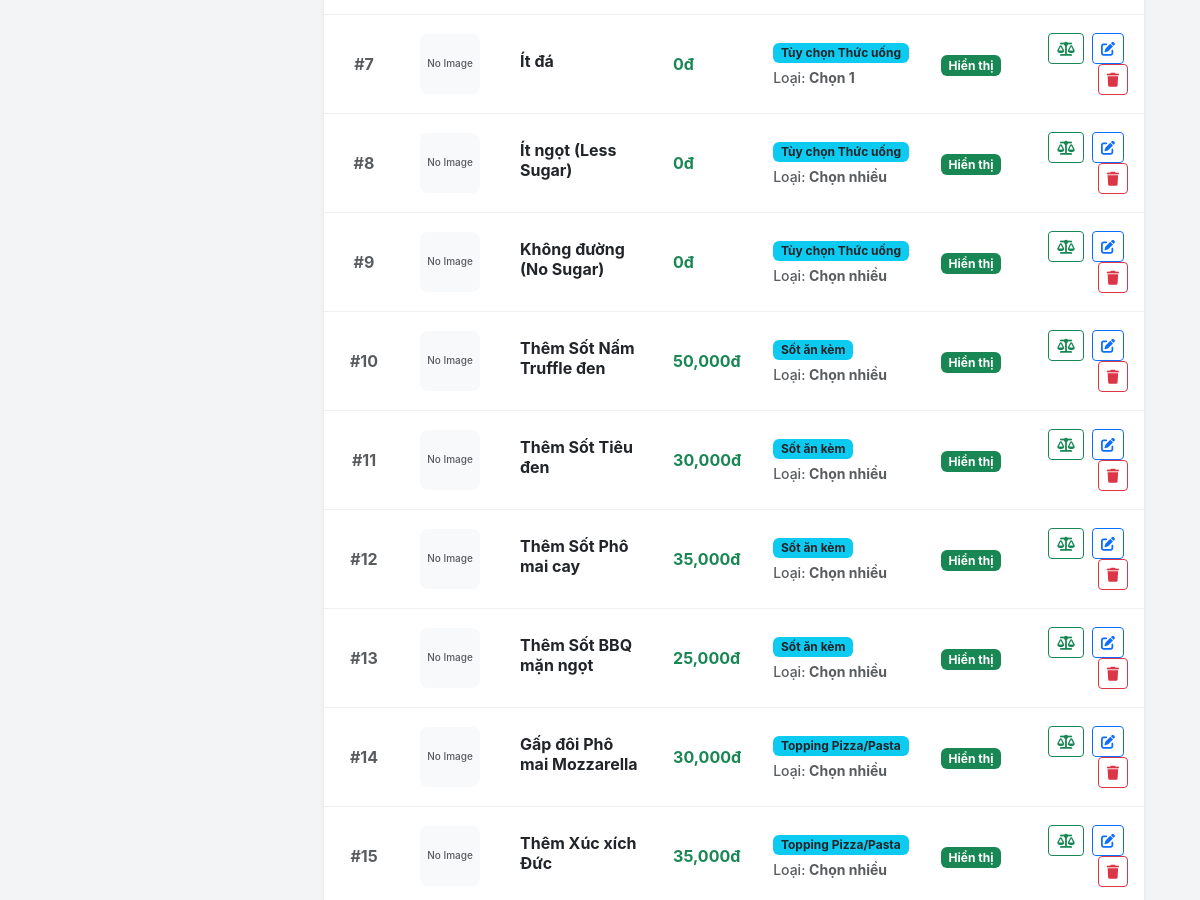
/admin/controllers/manage_toppings.php (signed in, middle part), run on an earlier commit of the app's database.
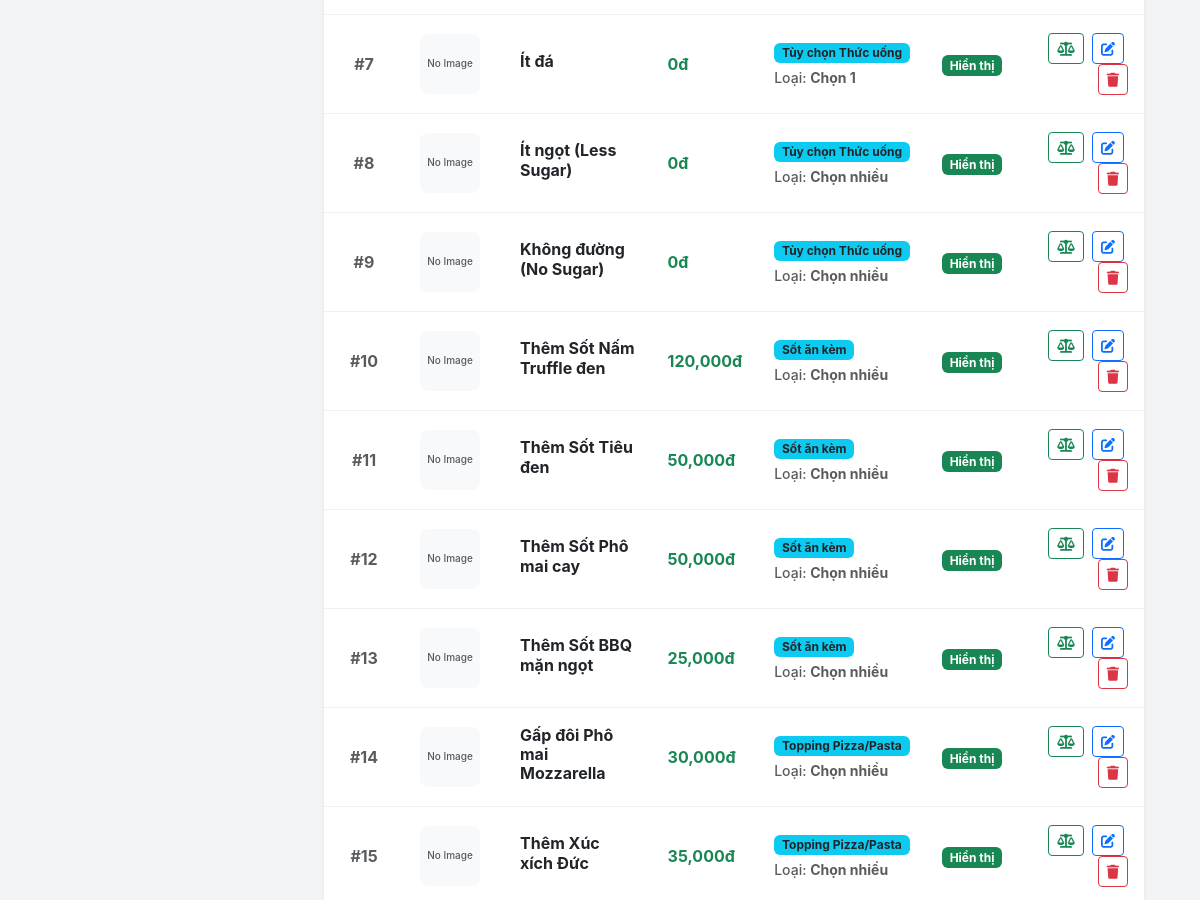
And on a later commit of the database.
### tables this page shows
CREATE TABLE `toppings` (
  `id` int(11) NOT NULL,
  `name` varchar(255) NOT NULL,
  `description` varchar(500) DEFAULT NULL,
  `price` decimal(15,2) NOT NULL DEFAULT 0.00,
  `image` varchar(255) DEFAULT NULL,
  `selection_type` varchar(50) DEFAULT 'checkbox',
  `topping_group` varchar(100) DEFAULT 'Topping thêm',
  `status` tinyint(1) DEFAULT 1
);

### admin/controllers/manage_toppings.php (the view, shortened to what this page needs)
<?php
$db = (new Database())->getConnection();
$page = isset($_GET['page']) ? max(1, (int)$_GET['page']) : 1;
$limit = 20;
$offset = ($page - 1) * $limit;
$where_sql = "";
$params = [];
$sql = "SELECT * FROM toppings $where_sql ORDER BY id ASC LIMIT $limit OFFSET $offset";
$stmt = $db->prepare($sql);
$stmt->execute($params);
$toppings = $stmt->fetchAll(PDO::FETCH_ASSOC);
include '../../public/admin_layout_header.php';
?>
<link rel="stylesheet" href="../../public/assets/admin/css/admin-style.css">
<div class="content-wrapper p-4">
    <div class="card border-0 shadow-sm" style="border-radius:14px; overflow:hidden;">
        <div class="table-responsive">
            <table class="table table-hover align-middle mb-0">
                <tbody>
                    <?php foreach($toppings as $t): ?>
                    <tr>
                        <td class="text-center fw-bold text-muted">#<?= $t['id'] ?></td>
                        <td>
                            <?php if($t['image']): ?>
                                <img src="../../<?= htmlspecialchars($t['image']) ?>" alt="" style="width:60px; height:60px; object-fit:cover; border-radius:8px;">
                            <?php else: ?>
                                <div class="bg-light text-muted d-flex align-items-center justify-content-center" style="width:60px; height:60px; border-radius:8px; font-size:10px;">No Image</div>
                            <?php endif; ?>
                        </td>
                        <td>
                            <h6 class="mb-1 fw-bold"><?= htmlspecialchars($t['name']) ?></h6>
                        </td>
                        <td><strong class="text-success"><?= number_format($t['price']) ?>đ</strong></td>
                        <td>
                            <span class="badge bg-info text-dark"><?= htmlspecialchars($t['topping_group']) ?></span>
                            <div class="small mt-1 text-muted">Loại: <strong><?= $t['selection_type'] === 'radio' ? 'Chọn 1' : 'Chọn nhiều' ?></strong></div>
                        </td>
                        <td>
                            <?php if($t['status']): ?>
                                <span class="badge bg-success">Hiển thị</span>
                            <?php else: ?>
                                <span class="badge bg-secondary">Ẩn</span>
                            <?php endif; ?>
                        </td>
                        <td class="text-end">
                            <button class="btn btn-sm btn-outline-success me-1" onclick="openRecipeModal(<?= htmlspecialchars(json_encode($t)) ?>)" title="Định lượng nguyên liệu">
                                <i class="fas fa-balance-scale"></i>
                            </button>
                            <button class="btn btn-sm btn-outline-primary me-1" onclick="editTopping(<?= htmlspecialchars(json_encode($t)) ?>)" title="Sửa">
                                <i class="fas fa-edit"></i>
                            </button>
                            <a href="?delete=<?= $t['id'] ?>" class="btn btn-sm btn-outline-danger" onclick="return confirm('Xóa topping này? Lưu ý: topping này cũng sẽ bị xóa khỏi các món ăn đang liên kết.');" title="Xóa">
                                <i class="fas fa-trash"></i>
                            </a>
                        </td>
                    </tr>
                    <?php endforeach; ?>
                </tbody>
            </table>
        </div>
    </div>
</div>
<?php include '../../public/admin_layout_footer.php'; ?>

### public/admin_layout_header.php (shortened to what this page needs)
<!DOCTYPE html>
<html lang="vi">
<head>
    <link href="https://cdn.jsdelivr.net/npm/bootstrap@5.3.0/dist/css/bootstrap.min.css" rel="stylesheet">
    <link rel="stylesheet" href="https://cdnjs.cloudflare.com/ajax/libs/font-awesome/6.0.0/css/all.min.css">
</head>
<body>
    <div class="main-wrapper">
        <div class="content-area">

### public/admin_layout_footer.php
        </div>
    </div>
</body>
</html>

### public/assets/admin/css/admin-style.css (style rules this page uses)
:root { --gold: #e6a30b; --gold-hover: #c98c06; --gold-gradient: linear-gradient(135deg, #f5d061 0%, #e6a30b 100%); --dark: #1f2937; --light-bg: #f3f4f6; --card-bg: rgba(255, 255, 255, 0.95); --text: #1f2937; --text-muted: #6b7280; --border: rgba(0, 0, 0, 0.06); --success: #10b981; --success-light: #d1fae5; --danger: #ef4444; --danger-light: #fee2e2; --warning: #f59e0b; --warning-light: #fef3c7; --shadow-soft: 0 4px 20px rgba(0, 0, 0, 0.03); --shadow-hover: 0 12px 32px rgba(0, 0, 0, 0.08); --shadow-gold: 0 8px 24px rgba(230, 163, 11, 0.25); }
* { box-sizing: border-box; }
body { font-family: 'Inter', 'Plus Jakarta Sans', sans-serif; background-color: var(--light-bg); color: var(--text); -webkit-font-smoothing: antialiased; }
.table td { vertical-align: middle; border-bottom: 1px solid var(--border); padding: 18px 16px; font-weight: 500; }

### public/admin_layout_header.php (style rules this page uses)
:root { --sidebar-bg: #ffffff; --sidebar-border: #e8e1d5; --topbar-bg: #ffffff; --accent-color: #C9A66B; --accent-green: #4F5B3A; --accent-green-light: #6A7A4E; --text-sidebar: #222222; --text-sidebar-muted: #666666; --text-main: #222222; --text-muted: #777777; --bg-main: #fcfcfc; --shadow-sm: 0 1px 3px rgba(0, 0, 0, 0.04); --shadow-md: 0 4px 16px rgba(0, 0, 0, 0.05); }
* { box-sizing: border-box; }
body { font-family: 'Plus Jakarta Sans', sans-serif; background-color: var(--bg-main); overflow-x: hidden; color: var(--text-main); }
.main-wrapper { margin-left: 268px; min-height: 100vh; display: flex; flex-direction: column; }
.content-area { padding: 28px 32px; flex-grow: 1; }

What changed in the data, as far as the page shows it:
changed toppings "Thêm Sốt Nấm Truffle đen": price "50,000" → "120,000"
changed toppings "Thêm Sốt Tiêu đen": price "30,000" → "50,000"
changed toppings "Thêm Sốt Phô mai cay": price "35,000" → "50,000"
